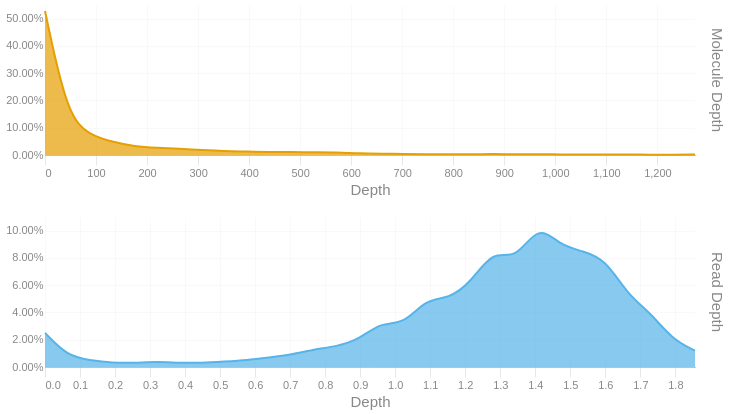

The cell this chart's notebook holds for it:
### Code cell
readdep = depth_hist(tb['Read Depth'], q99, 3)
readdep = readdep.with_columns(pl.lit('Read Depth').alias('Metric'))
if not SKIPLR:
    moldep = depth_hist(tb['Molecule Depth'], mol_q99, 1)
    moldep = moldep.with_columns(pl.lit('Molecule Depth').alias('Metric'))
    _hist = pl.concat([readdep, moldep])
    _hist = _hist.filter(pl.col('Proportion') != 0)
    with SafeRender(_hist):
        (
            alt.Chart(_hist)        
            .mark_area(interpolate = "basis")
            .encode(
                x=alt.X('Bin:Q').scale(domainMin=0).axis(alt.Axis(title='Depth')),
                y = alt.Y('Proportion:Q', title = None).axis(format = '.2%'),
                color = alt.Color('Metric:N').legend(None),
                row = alt.Row("Metric:N").header(title = None, labelOrient = 'right'),
                tooltip = [
                    alt.Tooltip("Metric:N", title = "Metric"),
                    alt.Tooltip('Interval:N', title = "Depth Interval"),
                    alt.Tooltip('Proportion:Q', title = "% Alignments").format('.2%')
                ]
            )
            .resolve_scale(x='independent', y='independent')
            .properties(
                height = 150, width = 650,
                usermeta={'embedOptions': {'downloadFileName': f'{samplename}.depth.hist'}}
            )
        ).display()
else:
    readdep = readdep.filter(pl.col('Proportion') != 0)
    with SafeRender(readdep):
        (
            alt.Chart(readdep)        
            .mark_area(interpolate = "basis")
            .encode(
                x=alt.X('Bin:Q').scale(domainMin=0).axis(alt.Axis(title='Depth')),
                y = alt.Y('Proportion:Q', title = None).axis(format = '.2%'),
                tooltip = [
                    alt.Tooltip('Interval:N', title = "Depth Interval"),
                    alt.Tooltip('Proportion:Q', title = "% Alignments").format('.2%')
                ]
            )
            .properties(
                usermeta={'embedOptions': {'downloadFileName': f'{samplename}.depth.hist'}}
            )
        ).display()

### Figure 1 — Vega-Lite specification as saved in the notebook (floating-point values rounded to 4 significant figures)
{"width": 650, "height": 150, "config": {"title": {"anchor": "start", "dy": -15, "fontSize": 18, "color": "#888888", "subtitleColor": "#888888", "subtitleFontSize": 14}, "arc": {"fill": "#0072B2"}, "axis": {"domainColor": "#888888", "domainWidth": 0.5, "gridWidth": 0.2, "grid": false, "titleFontWeight": 400, "titleFontSize": 15, "labelFontSize": 11, "labelColor": "#888888", "tickColor": "#888888", "tickWidth": 0.2, "titleColor": "#888888"}, "axisBand": {"grid": false}, "axisX": {"grid": true, "tickSize": 10, "domainCap": "round"}, "axisY": {"domain": false, "grid": true, "tickSize": 0, "domainCap": "round"}, "background": "transparent", "header": {"labelFontSize": 15, "labelColor": "#888888", "titleFontSize": 15, "titleFontWeight": 600, "titleColor": "#888888"}, "legend": {"labelFont": "sans-serif", "labelFontSize": 12, "labelColor": "#888888", "symbolSize": 100, "symbolType": "circle", "titleFontSize": 12, "titlePadding": 10, "titleColor": "#888888", "title": null}, "range": {"category": ["#E69F00", "#56B4E9", "#009E73", "#F0E442", "#0072B2", "#D55E00", "#CC79A7", "#000000"], "diverging": ["#cfe8f3", "#a2d4ec", "#73bfe2", "#46abdb", "#1696d2", "#12719e"]}, "area": {"fill": "#0072B2", "fillOpacity": 0.7, "line": true, "strokeOpacity": 0.7}, "line": {"color": "#0072B2", "stroke": "#0072B2", "strokeWidth": 2}, "trail": {"color": "#0072B2", "stroke": "#0072B2", "strokeWidth": 0, "size": 1}, "point": {"filled": true, "fillOpacity": 1.0, "size": 95}, "text": {"color": "#888888", "fontSize": 11, "align": "right", "fontWeight": 400, "size": 11}, "bar": {"fill": "#0072B2", "stroke": null}, "view": {"stroke": null, "continuousWidth": 660, "continuousHeight": 400}}, "data": {"name": "data-b24e96b755efc0eab85f460f2743d684"}, "mark": {"type": "area", "interpolate": "basis"}, "encoding": {"color": {"field": "Metric", "legend": null, "type": "nominal"}, "row": {"field": "Metric", "header": {"title": null, "labelOrient": "right"}, "type": "nominal"}, "tooltip": [{"field": "Metric", "title": "Metric", "type": "nominal"}, {"field": "Interval", "title": "Depth Interval", "type": "nominal"}, {"field": "Proportion", "format": ".2%", "title": "% Alignments", "type": "quantitative"}], "x": {"axis": {"title": "Depth"}, "field": "Bin", "scale": {"domainMin": 0}, "type": "quantitative"}, "y": {"axis": {"format": ".2%"}, "field": "Proportion", "title": null, "type": "quantitative"}}, "resolve": {"scale": {"x": "independent", "y": "independent"}}, "usermeta": {"embedOptions": {"downloadFileName": "S5_Hudson_1190.depth.hist"}}, "$schema": "https://vega.github.io/schema/vega-lite/v6.1.0.json", "datasets": {"data-b24e96b755efc0eab85f460f2743d684": [{"Bin": 0.0, "Interval": "0.0-0.064", "Proportion": 0.025, "Metric": "Read Depth"}, {"Bin": 0.064, "Interval": "0.064-0.128", "Proportion": 0.008, "Metric": "Read Depth"}, {"Bin": 0.128, "Interval": "0.128-0.192", "Proportion": 0.005, "Metric": "Read Depth"}, {"Bin": 0.192, "Interval": "0.192-0.256", "Proportion": 0.003, "Metric": "Read Depth"}, {"Bin": 0.256, "Interval": "0.256-0.32", "Proportion": 0.003, "Metric": "Read Depth"}, {"Bin": 0.32, "Interval": "0.32-0.384", "Proportion": 0.004, "Metric": "Read Depth"}, {"Bin": 0.384, "Interval": "0.384-0.448", "Proportion": 0.003, "Metric": "Read Depth"}, {"Bin": 0.448, "Interval": "0.448-0.512", "Proportion": 0.003, "Metric": "Read Depth"}, {"Bin": 0.512, "Interval": "0.512-0.576", "Proportion": 0.004, "Metric": "Read Depth"}, {"Bin": 0.576, "Interval": "0.576-0.64", "Proportion": 0.005, "Metric": "Read Depth"}, {"Bin": 0.64, "Interval": "0.64-0.704", "Proportion": 0.007, "Metric": "Read Depth"}, {"Bin": 0.704, "Interval": "0.704-0.768", "Proportion": 0.009, "Metric": "Read Depth"}, {"Bin": 0.768, "Interval": "0.768-0.832", "Proportion": 0.013, "Metric": "Read Depth"}, {"Bin": 0.832, "Interval": "0.832-0.896", "Proportion": 0.015, "Metric": "Read Depth"}, {"Bin": 0.896, "Interval": "0.896-0.96", "Proportion": 0.02, "Metric": "Read Depth"}, {"Bin": 0.96, "Interval": "0.96-1.024", "Proportion": 0.033, "Metric": "Read Depth"}, {"Bin": 1.024, "Interval": "1.024-1.088", "Proportion": 0.031, "Metric": "Read Depth"}, {"Bin": 1.088, "Interval": "1.088-1.152", "Proportion": 0.05, "Metric": "Read Depth"}, {"Bin": 1.152, "Interval": "1.152-1.216", "Proportion": 0.05, "Metric": "Read Depth"}, {"Bin": 1.216, "Interval": "1.216-1.28", "Proportion": 0.062, "Metric": "Read Depth"}, {"Bin": 1.28, "Interval": "1.28-1.344", "Proportion": 0.086, "Metric": "Read Depth"}, {"Bin": 1.344, "Interval": "1.344-1.408", "Proportion": 0.078, "Metric": "Read Depth"}, {"Bin": 1.408, "Interval": "1.408-1.472", "Proportion": 0.105, "Metric": "Read Depth"}, {"Bin": 1.472, "Interval": "1.472-1.536", "Proportion": 0.089, "Metric": "Read Depth"}, {"Bin": 1.536, "Interval": "1.536-1.6", "Proportion": 0.085, "Metric": "Read Depth"}, {"Bin": 1.6, "Interval": "1.6-1.664", "Proportion": 0.079, "Metric": "Read Depth"}, {"Bin": 1.664, "Interval": "1.664-1.728", "Proportion": 0.053, "Metric": "Read Depth"}, {"Bin": 1.728, "Interval": "1.728-1.792", "Proportion": 0.04, "Metric": "Read Depth"}, {"Bin": 1.792, "Interval": "1.792-1.856", "Proportion": 0.02, "Metric": "Read Depth"}, {"Bin": 1.856, "Interval": "1.856-1.92", "Proportion": 0.012, "Metric": "Read Depth"}, {"Bin": 0.0, "Interval": "0.0-43.9", "Proportion": 0.528, "Metric": "Molecule Depth"}, {"Bin": 43.9, "Interval": "43.9-87.8", "Proportion": 0.142, "Metric": "Molecule Depth"}, {"Bin": 87.8, "Interval": "87.8-131.8", "Proportion": 0.073, "Metric": "Molecule Depth"}, {"Bin": 131.8, "Interval": "131.8-175.7", "Proportion": 0.048, "Metric": "Molecule Depth"}, {"Bin": 175.7, "Interval": "175.7-219.6", "Proportion": 0.031, "Metric": "Molecule Depth"}, {"Bin": 219.6, "Interval": "219.6-263.5", "Proportion": 0.026, "Metric": "Molecule Depth"}, {"Bin": 263.5, "Interval": "263.5-307.5", "Proportion": 0.023, "Metric": "Molecule Depth"}, {"Bin": 307.5, "Interval": "307.5-351.4", "Proportion": 0.018, "Metric": "Molecule Depth"}, {"Bin": 351.4, "Interval": "351.4-395.3", "Proportion": 0.014, "Metric": "Molecule Depth"}, {"Bin": 395.3, "Interval": "395.3-439.2", "Proportion": 0.013, "Metric": "Molecule Depth"}, {"Bin": 439.2, "Interval": "439.2-483.1", "Proportion": 0.011, "Metric": "Molecule Depth"}, {"Bin": 483.1, "Interval": "483.1-527.1", "Proportion": 0.011, "Metric": "Molecule Depth"}, {"Bin": 527.1, "Interval": "527.1-571.0", "Proportion": 0.01, "Metric": "Molecule Depth"}, {"Bin": 571.0, "Interval": "571.0-614.9", "Proportion": 0.01, "Metric": "Molecule Depth"}, {"Bin": 614.9, "Interval": "614.9-658.8", "Proportion": 0.006, "Metric": "Molecule Depth"}, {"Bin": 658.8, "Interval": "658.8-702.8", "Proportion": 0.005, "Metric": "Molecule Depth"}, {"Bin": 702.8, "Interval": "702.8-746.7", "Proportion": 0.004, "Metric": "Molecule Depth"}, {"Bin": 746.7, "Interval": "746.7-790.6", "Proportion": 0.003, "Metric": "Molecule Depth"}, {"Bin": 790.6, "Interval": "790.6-834.5", "Proportion": 0.003, "Metric": "Molecule Depth"}, {"Bin": 834.5, "Interval": "834.5-878.4", "Proportion": 0.002, "Metric": "Molecule Depth"}, {"Bin": 878.4, "Interval": "878.4-922.4", "Proportion": 0.004, "Metric": "Molecule Depth"}, {"Bin": 922.4, "Interval": "922.4-966.3", "Proportion": 0.002, "Metric": "Molecule Depth"}, {"Bin": 966.3, "Interval": "966.3-1010.2", "Proportion": 0.003, "Metric": "Molecule Depth"}, {"Bin": 1010.0, "Interval": "1010.2-1054.1", "Proportion": 0.002, "Metric": "Molecule Depth"}, {"Bin": 1054.0, "Interval": "1054.1-1098.1", "Proportion": 0.002, "Metric": "Molecule Depth"}, {"Bin": 1098.0, "Interval": "1098.1-1142.0", "Proportion": 0.002, "Metric": "Molecule Depth"}, {"Bin": 1142.0, "Interval": "1142.0-1185.9", "Proportion": 0.002, "Metric": "Molecule Depth"}, {"Bin": 1186.0, "Interval": "1185.9-1229.8", "Proportion": 0.001, "Metric": "Molecule Depth"}, {"Bin": 1230.0, "Interval": "1229.8-1273.7", "Proportion": 0.001, "Metric": "Molecule Depth"}, {"Bin": 1274.0, "Interval": "1273.7-1317.67", "Proportion": 0.002, "Metric": "Molecule Depth"}]}}
